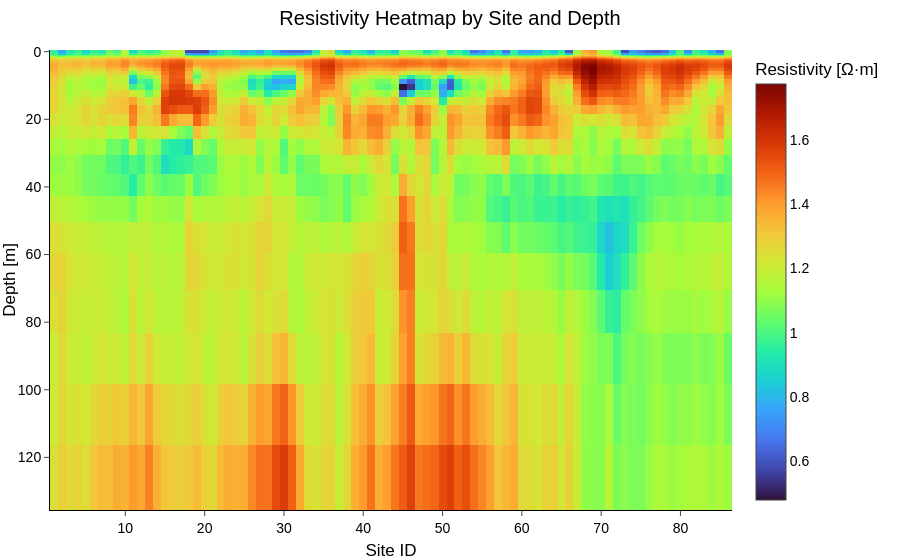

Notebook cell for this chart:
### Code cell
import numpy as np
import plotly.express as px

# Pivot the melted DataFrame
df_layers_long['log_resistivity'] = np.log10(df_layers_long['resistivity'])

heatmap_df = df_layers_long.pivot_table(
    index='depth', columns='site_id', values='log_resistivity'
)

# Sort depth so it increases downward
heatmap_df = heatmap_df.sort_index(ascending=True)

fig = px.imshow(
    heatmap_df,
    aspect='auto',
    origin='lower',
    color_continuous_scale='turbo',
    labels={'x': 'Site ID', 'y': 'Depth [m]', 'color': 'Resistivity [Ω·m]'},
    title='Resistivity Heatmap by Site and Depth',
    zmin=heatmap_df.min().min(),
    zmax=heatmap_df.max().max(),
)

fig.update_yaxes(autorange="reversed")
fig.show()

### Figure 1 — Plotly figure (JSON) as saved in the notebook; plotly's stock layout.template omitted (floating-point values rounded to 4 significant figures; data arrays with more than 128 entries replaced by an {"elided": "..."} marker saying what was removed)
{"data": [{"coloraxis": "coloraxis", "hovertemplate": "Site ID: %{x}<br>Depth [m]: %{y}<br>Resistivity [Ω·m]: %{z}<extra></extra>", "name": "0", "type": "heatmap", "x": [1, 2, 3, 4, 5, 6, 7, 8, 9, 10, 11, 12, 13, 14, 15, 16, 17, 18, 19, 20, 21, 22, 23, 24, 25, 26, 27, 28, 29, 30, 31, 32, 33, 34, 35, 36, 37, 38, 39, 40, 41, 42, 43, 44, 45, 46, 47, 48, 49, 50, 51, 52, 53, 54, 55, 56, 57, 58, 59, 60, 61, 62, 63, 64, 65, 66, 67, 68, 69, 70, 71, 72, 73, 74, 75, 76, 77, 78, 79, 80, 81, 82, 83, 84, 85, 86], "xaxis": "x", "y": [0.0, 1.0, 1.181, 1.396, 1.649, 1.948, 2.302, 2.719, 3.213, 3.796, 4.485, 5.298, 6.26, 7.395, 8.737, 10.32, 12.2, 14.41, 17.02, 20.11, 23.76, 28.07, 33.17, 39.18, 46.29, 54.69, 64.62, 76.34, 90.19, 106.6, 125.9], "yaxis": "y", "z": {"elided": "31x86 float values"}}], "layout": {"coloraxis": {"cmax": 1.775, "cmin": 0.4783, "colorbar": {"title": {"text": "Resistivity [Ω·m]"}}, "colorscale": [[0, "#30123b"], [0.07143, "#4145ab"], [0.1429, "#4675ed"], [0.2143, "#39a2fc"], [0.2857, "#1bcfd4"], [0.3571, "#24eca6"], [0.4286, "#61fc6c"], [0.5, "#a4fc3b"], [0.5714, "#d1e834"], [0.6429, "#f3c63a"], [0.7143, "#fe9b2d"], [0.7857, "#f36315"], [0.8571, "#d93806"], [0.9286, "#b11901"], [1, "#7a0402"]]}, "title": {"text": "Resistivity Heatmap by Site and Depth"}, "xaxis": {"anchor": "y", "domain": [0, 1], "title": {"text": "Site ID"}}, "yaxis": {"anchor": "x", "autorange": "reversed", "domain": [0, 1], "title": {"text": "Depth [m]"}}}}
